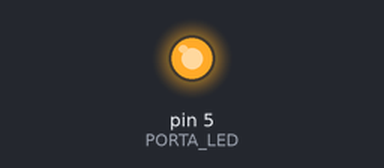
The sketch below on a simulated Arduino Uno, built with avr-gcc and run on an emulated ATmega328P. Shown: output pins drawn as LEDs (lit = HIGH).

Above: at 0.15 s.
At 8.2 s:
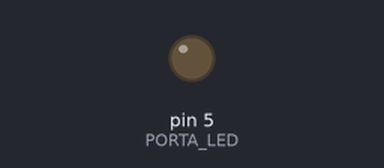
Timing chart, 0 to 11.4 s (numbered marks = the images above):
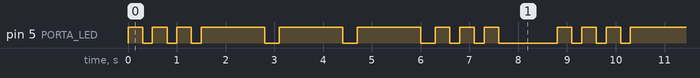

The sketch:

SOS.ino
```cpp
#define PORTA_LED 5

void setup() {
  pinMode(PORTA_LED, OUTPUT);
  digitalWrite(PORTA_LED, LOW);
}

// CRIE UM SINAL DE S.O.S
// (...---...)
void loop() {
  // 3x rápido
  for(int i = 0; i < 3; i++) {
    // 3x rápido
    digitalWrite(PORTA_LED, HIGH);
    delay(300);

    digitalWrite(PORTA_LED, LOW);
    delay(200);
  }

  // 3x lento
  for(int i=0; i<3; i++) {
    digitalWrite(PORTA_LED, HIGH);
    delay(1300);

    digitalWrite(PORTA_LED, LOW);
    delay(300);
  }

  // 3x rápido
  for(int i = 0; i < 3; i++) {
    // 3x rápido
    digitalWrite(PORTA_LED, HIGH);
    delay(300);

    digitalWrite(PORTA_LED, LOW);
    delay(200);
  }

  // pusa para o próximo loop
  delay(1000);
}
```

Measured:
- by itself, pin 5 (PORTA_LED): repeats every 8.8 s: 2 × (LOW 0.20 s, HIGH 0.30 s), LOW 0.20 s, 3 × (HIGH 1.3 s, LOW 0.30 s), 2 × (HIGH 0.30 s, LOW 0.20 s), HIGH 0.30 s, LOW 1.2 s, HIGH 0.30 s
- by itself, everything shown: repeats every 8.8 s, in 18 steps
